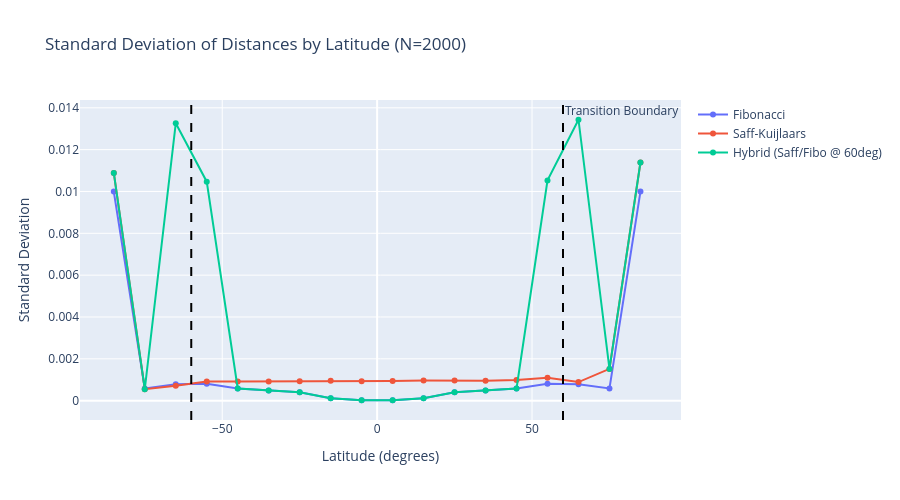

Notebook source saved alongside this figure:
### Markdown cell above
## Topographical Analysis
Observing the Standard Deviation across latitudinal bins to verify if the hybrid algorithm successfully combines the strengths of both parent algorithms.

### Code cell
n_eval = 2000
lat_results = []

for name, algo in algos_dict.items():
    pts = algo(n_eval)
    bins = latitudinal_analysis(pts, num_bins=18)
    for b in bins:
        b['Algorithm'] = name
    lat_results.extend(bins)

lat_df = pd.DataFrame(lat_results)

fig = go.Figure()
algo_colors = {'Fibonacci': '#636EFA', 'Saff-Kuijlaars': '#EF553B', 'Hybrid (Saff/Fibo @ 60deg)': '#00CC96'}

for name in algos_dict.keys():
    subset = lat_df[lat_df['Algorithm'] == name]
    color = algo_colors.get(name, '#333333')
    fig.add_trace(go.Scatter(x=subset['latitude_deg'], y=subset['std_dev'], 
                             mode='lines+markers', name=name, line=dict(color=color)))

# Add vertical lines to denote the 60 degree transitions
fig.add_vline(x=60, line_dash="dash", line_color="black", annotation_text="Transition Boundary")
fig.add_vline(x=-60, line_dash="dash", line_color="black")

fig.update_layout(title=f"Standard Deviation of Distances by Latitude (N={n_eval})",
                  xaxis_title="Latitude (degrees)",
                  yaxis_title="Standard Deviation", height=500)
fig.show()

### Figure 1 — Plotly figure (JSON) as saved in the notebook; plotly's stock layout.template omitted (floating-point values rounded to 4 significant figures)
{"data": [{"line": {"color": "#636EFA"}, "mode": "lines+markers", "name": "Fibonacci", "type": "scatter", "x": [-85.0, -75.0, -65.0, -55.0, -45.0, -35.0, -25.0, -15.0, -5.0, 5.0, 15.0, 25.0, 35.0, 45.0, 55.0, 65.0, 75.0, 85.0], "y": [0.009993, 0.0005825, 0.0007825, 0.00081, 0.000584, 0.00049, 0.0004017, 0.0001211, 2.01e-05, 2.01e-05, 0.0001211, 0.0004017, 0.00049, 0.000584, 0.00081, 0.0007825, 0.0005825, 0.009993]}, {"line": {"color": "#EF553B"}, "mode": "lines+markers", "name": "Saff-Kuijlaars", "type": "scatter", "x": [-85.0, -75.0, -65.0, -55.0, -45.0, -35.0, -25.0, -15.0, -5.0, 5.0, 15.0, 25.0, 35.0, 45.0, 55.0, 65.0, 75.0, 85.0], "y": [0.01089, 0.0005478, 0.0007142, 0.0009213, 0.0009108, 0.0009136, 0.0009315, 0.0009541, 0.0009298, 0.0009429, 0.0009663, 0.0009601, 0.0009573, 0.0009896, 0.001093, 0.0008889, 0.001519, 0.01138]}, {"line": {"color": "#00CC96"}, "mode": "lines+markers", "name": "Hybrid (Saff/Fibo @ 60deg)", "type": "scatter", "x": [-85.0, -75.0, -65.0, -55.0, -45.0, -35.0, -25.0, -15.0, -5.0, 5.0, 15.0, 25.0, 35.0, 45.0, 55.0, 65.0, 75.0, 85.0], "y": [0.01089, 0.0005478, 0.01326, 0.01047, 0.000584, 0.00049, 0.0004017, 0.0001211, 2.01e-05, 2.01e-05, 0.0001211, 0.0004017, 0.00049, 0.000584, 0.01053, 0.01343, 0.001519, 0.01138]}], "layout": {"annotations": [{"showarrow": false, "text": "Transition Boundary", "x": 60, "xanchor": "left", "xref": "x", "y": 1, "yanchor": "top", "yref": "y domain"}], "height": 500, "shapes": [{"line": {"color": "black", "dash": "dash"}, "type": "line", "x0": 60, "x1": 60, "xref": "x", "y0": 0, "y1": 1, "yref": "y domain"}, {"line": {"color": "black", "dash": "dash"}, "type": "line", "x0": -60, "x1": -60, "xref": "x", "y0": 0, "y1": 1, "yref": "y domain"}], "title": {"text": "Standard Deviation of Distances by Latitude (N=2000)"}, "xaxis": {"title": {"text": "Latitude (degrees)"}}, "yaxis": {"title": {"text": "Standard Deviation"}}}}
